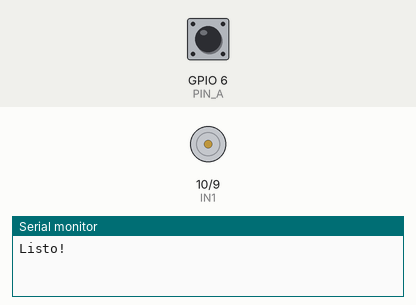
The sketch below on a simulated ESP32-S3. Parts: motor-driver pin pairs drawn as motors (green arrow = first pin HIGH = forward, orange = second pin HIGH = backward, longer = more drive), the last lines printed to the serial monitor. The test bench sets the inputs (shaded band); at power-on: GPIO 6 (PIN_A) HIGH.

Above: at 3.1 s.
At 4.1 s:
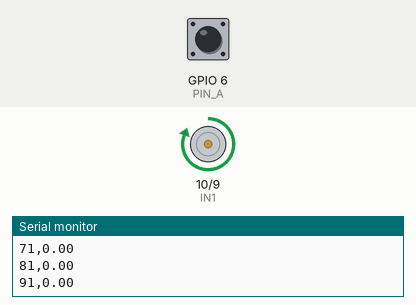
Timing chart, 0 to 6.5 s (numbered marks = the images above):
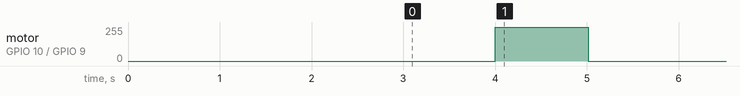

The sketch:

Mechanic_time_constant.ino
```cpp
#include <Arduino.h>

const int IN1 = 10;
const int IN2 = 9;

const int PIN_A = 6;
const int PIN_B = 7;

const int FREQ_HZ    = 5000;
const int RESOLUCION = 8;

const float CPR          = 70.0;
const int   INTERVALO_MS = 100;

volatile long conteo = 0;

// ──────────────────────────────────────────
void IRAM_ATTR isrEncoder() {
  if (digitalRead(PIN_B) == HIGH) conteo++;
  else                            conteo--;
}

// ──────────────────────────────────────────
float calcularRPM() {
  static long          conteoAnterior = 0;
  static unsigned long tAnterior      = 0;

  unsigned long ahora = millis();
  long snapshot;

  noInterrupts();
    snapshot = conteo;
  interrupts();

  float dt    = (ahora - tAnterior) / 1000.0;
  long  delta = snapshot - conteoAnterior;
  float rpm   = (delta / CPR) * (60.0 / dt);

  conteoAnterior = snapshot;
  tAnterior      = ahora;

  return rpm;
}

// ──────────────────────────────────────────
void frenar() {
  ledcWrite(IN1, 0);
  ledcWrite(IN2, 0);
}

void adelante(int velocidad) {
  ledcWrite(IN1, constrain(velocidad, 0, 255));
  ledcWrite(IN2, 0);
}

void atras(int velocidad) {
  ledcWrite(IN1, 0);
  ledcWrite(IN2, constrain(velocidad, 0, 255));
}

// ──────────────────────────────────────────
void setup() {
  Serial.begin(115200);
  delay(3000);

  ledcAttach(IN1, FREQ_HZ, RESOLUCION);
  ledcAttach(IN2, FREQ_HZ, RESOLUCION);
  frenar();

  pinMode(PIN_A, INPUT_PULLUP);
  pinMode(PIN_B, INPUT_PULLUP);
  attachInterrupt(digitalPinToInterrupt(PIN_A), isrEncoder, RISING);

  Serial.println("Listo!");
}

// ──────────────────────────────────────────
void loop() {
  static bool started = false;
  static unsigned long t0 = 0;

  if (!started) {
    frenar();
    delay(1000);        // asegurar motor detenido
    adelante(255);      // escalón de PWM
    t0 = millis();
    started = true;
  }

  float rpm = calcularRPM();
  unsigned long t = millis() - t0;

  Serial.print(t);
  Serial.print(",");
  Serial.println(rpm);

  delay(10);

  if (t > 1000) {
    frenar();
    while (1); // detener loop
  }
}
```

Measured:
- by itself, motor on GPIO 10 (IN1) / GPIO 9 (IN2): stopped → forward 255/255 at 4.0 s, → stopped 1.0 s later
